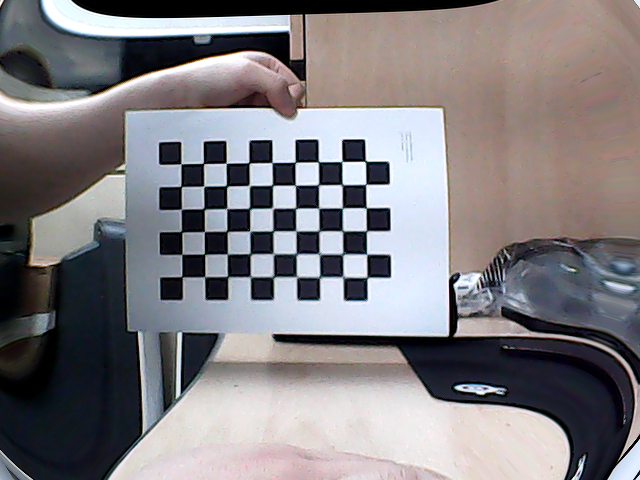
#> input picture camera/my_images/lm_L_1_rectified.png, 640 x 480 px; its folder holds only this picture in this run
$ python detect_corners.py
#> lines starting #> are read from the running program, lines starting #| are printed output that depends on the picture; after the words box and inside, x2 and y2 are one past the last pixel; in counts of white or black regions, pixels touching at a corner belong together
#> in main, image is the input picture: shape (480, 640, 3); mean B, G, R 128.3, 124.8, 128.1
import cv2
import numpy as np
import os
from tqdm import tqdm

# --- 함수 정의 (수정 없음) ---

def find_chessboard_corners(image: np.ndarray, chessboard_size: tuple) -> np.ndarray:
    """주어진 이미지에서 체스보드 코너의 2D 픽셀 좌표를 찾습니다."""
#> called with chessboard_size = (9, 6)
    gray = cv2.cvtColor(image, cv2.COLOR_BGR2GRAY)
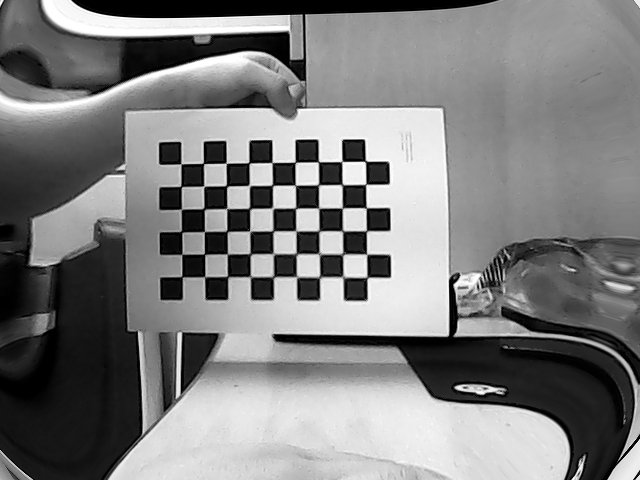
#> gray: shape (480, 640); min 0, max 255, mean 126.2
    criteria = (cv2.TERM_CRITERIA_EPS + cv2.TERM_CRITERIA_MAX_ITER, 30, 0.001)
    found, corners = cv2.findChessboardCorners(gray, chessboard_size, None)
#> found = True; corners = 54 rows, first 8: [181, 163.8], [203.4, 163.4], [226.5, 163.4], [249, 162.8], [272.1, 162.6], [295.3, 162.3], [318.4, 161.7], [341.8, 161.4]

    if not found:
        return None

    corners_subpix = cv2.cornerSubPix(
        gray, corners, (11, 11), (-1, -1), criteria
    )
#> corners_subpix = 54 rows, first 8: [180.9, 163.8], [203.4, 163.5], [226.2, 163.2], [248.9, 162.8], [272.1, 162.5], [295.2, 162.2], [318.4, 161.7], [341.9, 161.5]
    return corners_subpix

def visualize_and_number_corners(image: np.ndarray, corners: np.ndarray, chessboard_size: tuple) -> np.ndarray:
    """이미지에 검출된 코너와 번호를 그려 시각화합니다."""
    cv2.drawChessboardCorners(image, chessboard_size, corners, True)
    for i, corner in enumerate(corners):
        x, y = int(corner[0][0]), int(corner[0][1])
        cv2.putText(
            image, str(i), (x + 5, y - 5), cv2.FONT_HERSHEY_SIMPLEX,
            0.4, (0, 0, 255), 1, cv2.LINE_AA
        )
    return image

# --- 메인 실행 함수 ---

def main():
    """메인 실행 함수"""
    # ===================================================================
    # 사용자 설정 영역 (이 부분의 값을 직접 수정하세요)
    # ===================================================================
    input_path = "my_images"
    output_txt_path = "corner_coordinates"
    output_viz_path = "corner_visualizations"
    chessboard_size = (9, 6)
    # ===================================================================

    os.makedirs(output_txt_path, exist_ok=True)
    os.makedirs(output_viz_path, exist_ok=True)

    try:
        image_files = [f for f in os.listdir(input_path) if f.lower().endswith(('.png', '.jpg', '.jpeg'))]
    except FileNotFoundError:
        print(f"🚨 오류: 입력 폴더 '{input_path}'를 찾을 수 없습니다!")
        return

    if not image_files:
        print(f"⚠️ 경고: 입력 폴더 '{input_path}'에 이미지 파일이 없습니다.")
        return

    print(f"총 {len(image_files)}개의 이미지에서 코너 검출을 시작합니다...")

    # --- 카운터 및 실패 목록 초기화 ---
    success_count = 0
    failure_count = 0
    failed_files = []

    # 메인 루프
    for image_name in tqdm(image_files, desc="진행 상황"):
        image_path = os.path.join(input_path, image_name)
        image = cv2.imread(image_path)

        if image is None:
            failure_count += 1
            failed_files.append(f"{image_name} (파일 읽기 실패)")
            continue

        corners = find_chessboard_corners(image.copy(), chessboard_size)
#> corners has the same summary as corners_subpix in find_chessboard_corners

        if corners is not None:
            # --- 검출 성공 시 ---
            success_count += 1
            base_name = os.path.splitext(image_name)[0]

            # 1. 좌표 텍스트 파일 저장 (인덱스 추가)
            output_filepath = os.path.join(output_txt_path, f"{base_name}.txt")

            # (Nx2) 형태로 변환
            corners_reshaped = corners.reshape(-1, 2)
#> corners_reshaped = 54 pairs, first value 180.9 to 367, second value 161.3 to 277.3
            # 0부터 시작하는 인덱스 열 생성
            indices = np.arange(len(corners_reshaped)).reshape(-1, 1)
#> indices = 54 values from 0 to 53
            # 인덱스와 좌표 데이터를 수평으로 합침
            data_to_save = np.hstack((indices, corners_reshaped))
#> data_to_save = 54 rows, first 8: [0, 180.9, 163.8], [1, 203.4, 163.5], [2, 226.2, 163.2], [3, 248.9, 162.8], [4, 272.1, 162.5], [5, 295.2, 162.2], [6, 318.4, 161.7], [7, 341.9, 161.5]

            # 텍스트 파일로 저장 (포맷 및 헤더 수정)
            np.savetxt(
                output_filepath,
                data_to_save,
                fmt=['%d', '%.6f', '%.6f'],  # 포맷: [정수, 실수, 실수]
                delimiter=',',
                header='corner_index,x,y',  # 헤더: [코너번호, x좌표, y좌표]
                comments=''
            )

            # 2. 시각화 이미지 생성 및 저장
            viz_image = visualize_and_number_corners(image, corners, chessboard_size)
#> in visualize_and_number_corners, `cv2.drawChessboardCorners(image, chessboard_size, corners, True)`:
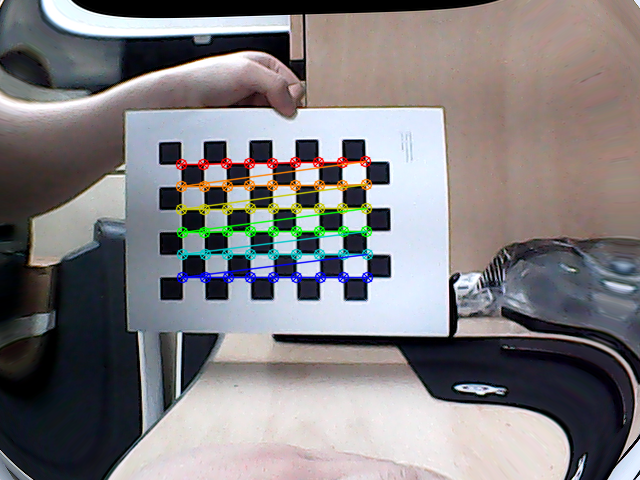
#> image: shape (480, 640, 3); mean B, G, R 127.5, 125.2, 128.2
#> the loop in visualize_and_number_corners, `for i, corner in enumerate(corners):` made 54 passes
#> (corner, x, y) on passes 1 to 12: ([[180.9, 163.8]], 180, 163), ([[203.4, 163.5]], 203, 163), ([[226.2, 163.2]], 226, 163), ([[248.9, 162.8]], 248, 162), ([[272.1, 162.5]], 272, 162), ([[295.2, 162.2]], 295, 162), ([[318.4, 161.7]], 318, 161), ([[341.9, 161.5]], 341, 161), ([[365.4, 161.3]], 365, 161), ([[181.1, 186.5]], 181, 186), ([[203.7, 186.2]], 203, 186), ([[226.5, 185.9]], 226, 185)
#> after the loop in visualize_and_number_corners, `for i, corner in enumerate(corners):`:
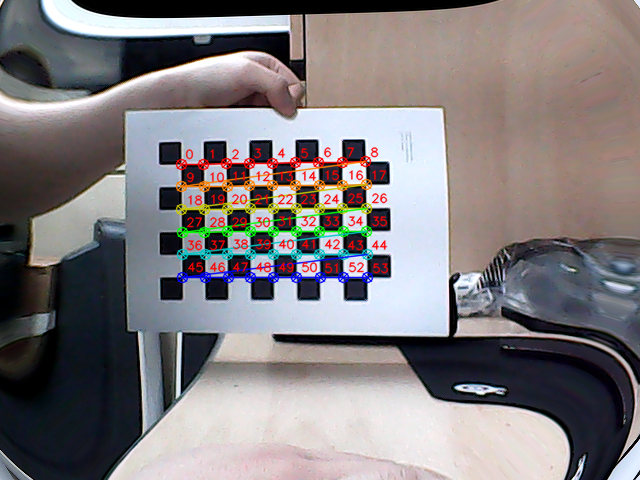
#> image: shape (480, 640, 3); 1.84% of pixels changed, all inside (x1, y1, x2, y2) = (185, 147, 389, 274)
            output_image_path = os.path.join(output_viz_path, f"{base_name}_corners.jpg")
            cv2.imwrite(output_image_path, viz_image)
        else:
            # --- 검출 실패 시 ---
            failure_count += 1
            failed_files.append(image_name)

    # --- 최종 결과 출력 ---
    print("\n" + "="*40)
    print("✅ 모든 작업이 완료되었습니다.")
    print(f"처리 결과: 총 {len(image_files)}개 이미지 중 {success_count}개 성공, {failure_count}개 실패")
    print(f"📂 좌표 파일 저장 위치: '{output_txt_path}'")
    print(f"🖼️ 시각화 이미지 저장 위치: '{output_viz_path}'")

    if failed_files:
        print("\n 실패한 파일 목록:")
        for fname in failed_files:
            print(f" - {fname}")
    print("="*40)


if __name__ == "__main__":
    main()
